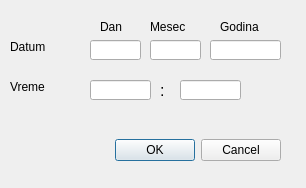
<?xml version="1.0" encoding="UTF-8"?>
<ui version="4.0">
 <class>Dialog</class>
 <widget class="QDialog" name="Dialog">
  <property name="geometry">
   <rect>
    <x>0</x>
    <y>0</y>
    <width>306</width>
    <height>188</height>
   </rect>
  </property>
  <property name="windowTitle">
   <string>Dialog</string>
  </property>
  <widget class="QDialogButtonBox" name="buttonBox">
   <property name="geometry">
    <rect>
     <x>60</x>
     <y>130</y>
     <width>221</width>
     <height>41</height>
    </rect>
   </property>
   <property name="orientation">
    <enum>Qt::Horizontal</enum>
   </property>
   <property name="standardButtons">
    <set>QDialogButtonBox::Cancel|QDialogButtonBox::Ok</set>
   </property>
  </widget>
  <widget class="QLineEdit" name="dan">
   <property name="geometry">
    <rect>
     <x>90</x>
     <y>40</y>
     <width>51</width>
     <height>20</height>
    </rect>
   </property>
  </widget>
  <widget class="QLineEdit" name="mesec">
   <property name="geometry">
    <rect>
     <x>150</x>
     <y>40</y>
     <width>51</width>
     <height>20</height>
    </rect>
   </property>
  </widget>
  <widget class="QLineEdit" name="godina">
   <property name="geometry">
    <rect>
     <x>210</x>
     <y>40</y>
     <width>71</width>
     <height>20</height>
    </rect>
   </property>
  </widget>
  <widget class="QLineEdit" name="sati">
   <property name="geometry">
    <rect>
     <x>90</x>
     <y>80</y>
     <width>61</width>
     <height>20</height>
    </rect>
   </property>
  </widget>
  <widget class="QLineEdit" name="minuti">
   <property name="geometry">
    <rect>
     <x>180</x>
     <y>80</y>
     <width>61</width>
     <height>20</height>
    </rect>
   </property>
  </widget>
  <widget class="QLabel" name="label">
   <property name="geometry">
    <rect>
     <x>10</x>
     <y>40</y>
     <width>57</width>
     <height>14</height>
    </rect>
   </property>
   <property name="text">
    <string>Datum</string>
   </property>
  </widget>
  <widget class="QLabel" name="label_2">
   <property name="geometry">
    <rect>
     <x>10</x>
     <y>80</y>
     <width>57</width>
     <height>14</height>
    </rect>
   </property>
   <property name="text">
    <string>Vreme</string>
   </property>
  </widget>
  <widget class="QLabel" name="label_3">
   <property name="geometry">
    <rect>
     <x>100</x>
     <y>20</y>
     <width>57</width>
     <height>14</height>
    </rect>
   </property>
   <property name="text">
    <string>Dan</string>
   </property>
  </widget>
  <widget class="QLabel" name="label_4">
   <property name="geometry">
    <rect>
     <x>150</x>
     <y>20</y>
     <width>57</width>
     <height>14</height>
    </rect>
   </property>
   <property name="text">
    <string>Mesec</string>
   </property>
  </widget>
  <widget class="QLabel" name="label_5">
   <property name="geometry">
    <rect>
     <x>220</x>
     <y>20</y>
     <width>57</width>
     <height>14</height>
    </rect>
   </property>
   <property name="text">
    <string>Godina</string>
   </property>
  </widget>
  <widget class="QLabel" name="label_6">
   <property name="geometry">
    <rect>
     <x>160</x>
     <y>80</y>
     <width>16</width>
     <height>21</height>
    </rect>
   </property>
   <property name="font">
    <font>
     <pointsize>12</pointsize>
    </font>
   </property>
   <property name="text">
    <string>:</string>
   </property>
  </widget>
 </widget>
 <resources/>
 <connections>
  <connection>
   <sender>buttonBox</sender>
   <signal>accepted()</signal>
   <receiver>Dialog</receiver>
   <slot>accept()</slot>
   <hints>
    <hint type="sourcelabel">
     <x>248</x>
     <y>254</y>
    </hint>
    <hint type="destinationlabel">
     <x>157</x>
     <y>274</y>
    </hint>
   </hints>
  </connection>
  <connection>
   <sender>buttonBox</sender>
   <signal>rejected()</signal>
   <receiver>Dialog</receiver>
   <slot>reject()</slot>
   <hints>
    <hint type="sourcelabel">
     <x>316</x>
     <y>260</y>
    </hint>
    <hint type="destinationlabel">
     <x>286</x>
     <y>274</y>
    </hint>
   </hints>
  </connection>
 </connections>
</ui>
